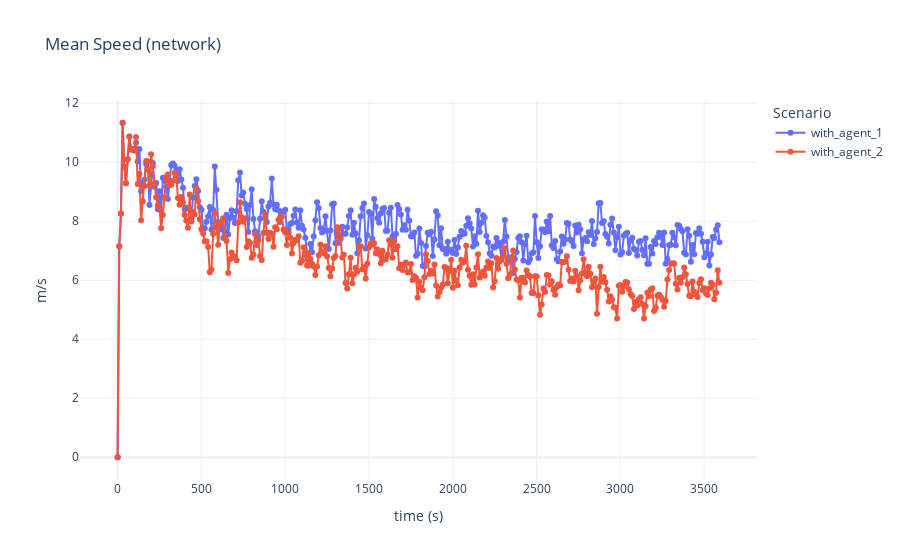
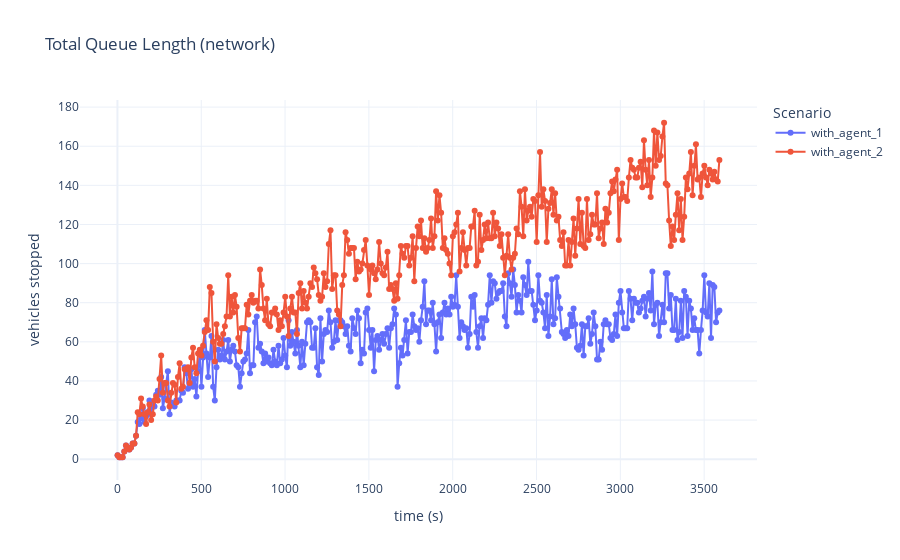
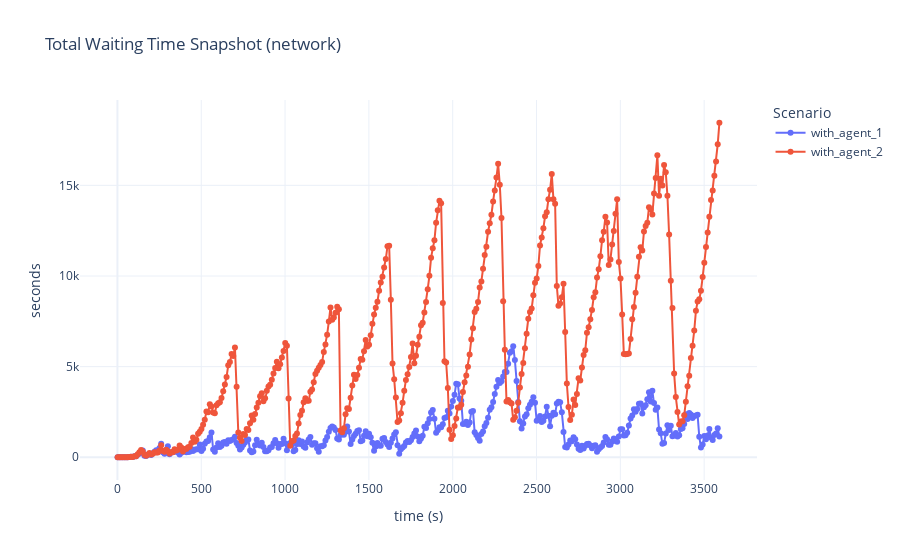
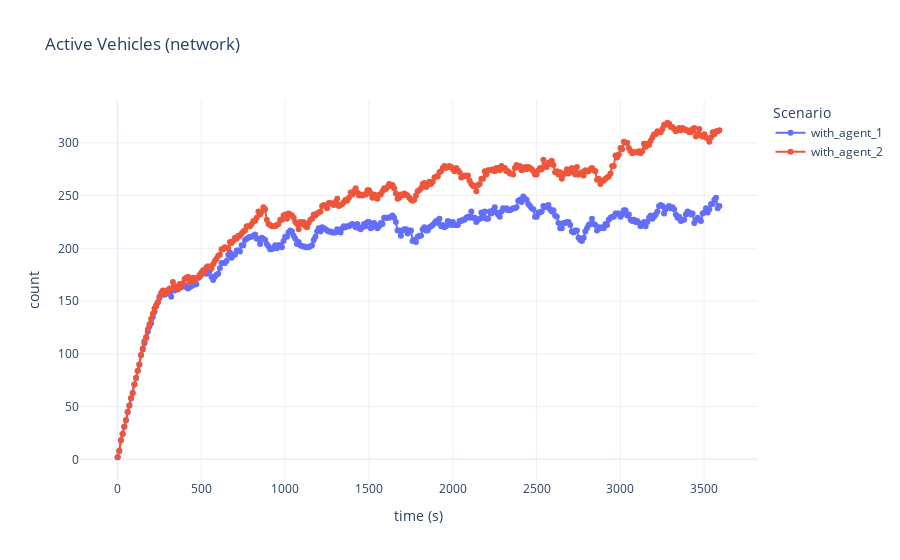

These figures' notebook cell, in order:
### Markdown cell above
# Визуализации (сетевые метрики)

### Code cell
plot_network_metric(net_c, "mean_speed_network", "Mean Speed (network)", "m/s")
plot_network_metric(net_c, "total_queue_len", "Total Queue Length (network)", "vehicles stopped")
plot_network_metric(net_c, "total_waiting_time_snapshot", "Total Waiting Time Snapshot (network)", "seconds")
plot_network_metric(net_c, "active_vehicles", "Active Vehicles (network)", "count")

### Figure 1 — Plotly figure (JSON) as saved in the notebook; plotly's stock layout.template omitted (floating-point values rounded to 4 significant figures; data arrays with more than 128 entries replaced by an {"elided": "..."} marker saying what was removed)
{"data": [{"hovertemplate": "scenario=with_agent_1<br>time_rounded=%{x}<br>mean_speed_network=%{y}<extra></extra>", "legendgroup": "with_agent_1", "line": {"color": "#636efa", "dash": "solid"}, "marker": {"symbol": "circle"}, "mode": "lines+markers", "name": "with_agent_1", "orientation": "v", "showlegend": true, "type": "scatter", "x": {"elided": "360 int values"}, "xaxis": "x", "y": {"elided": "360 float values"}, "yaxis": "y"}, {"hovertemplate": "scenario=with_agent_2<br>time_rounded=%{x}<br>mean_speed_network=%{y}<extra></extra>", "legendgroup": "with_agent_2", "line": {"color": "#EF553B", "dash": "solid"}, "marker": {"symbol": "circle"}, "mode": "lines+markers", "name": "with_agent_2", "orientation": "v", "showlegend": true, "type": "scatter", "x": {"elided": "360 int values"}, "xaxis": "x", "y": {"elided": "360 float values"}, "yaxis": "y"}], "layout": {"legend": {"title": {"text": "Scenario"}, "tracegroupgap": 0}, "title": {"text": "Mean Speed (network)"}, "xaxis": {"anchor": "y", "domain": [0, 1], "title": {"text": "time (s)"}}, "yaxis": {"anchor": "x", "domain": [0, 1], "title": {"text": "m/s"}}}}

### Figure 2 — Plotly figure (JSON) as saved in the notebook; plotly's stock layout.template omitted (floating-point values rounded to 4 significant figures; data arrays with more than 128 entries replaced by an {"elided": "..."} marker saying what was removed)
{"data": [{"hovertemplate": "scenario=with_agent_1<br>time_rounded=%{x}<br>total_queue_len=%{y}<extra></extra>", "legendgroup": "with_agent_1", "line": {"color": "#636efa", "dash": "solid"}, "marker": {"symbol": "circle"}, "mode": "lines+markers", "name": "with_agent_1", "orientation": "v", "showlegend": true, "type": "scatter", "x": {"elided": "360 int values"}, "xaxis": "x", "y": {"elided": "360 int values"}, "yaxis": "y"}, {"hovertemplate": "scenario=with_agent_2<br>time_rounded=%{x}<br>total_queue_len=%{y}<extra></extra>", "legendgroup": "with_agent_2", "line": {"color": "#EF553B", "dash": "solid"}, "marker": {"symbol": "circle"}, "mode": "lines+markers", "name": "with_agent_2", "orientation": "v", "showlegend": true, "type": "scatter", "x": {"elided": "360 int values"}, "xaxis": "x", "y": {"elided": "360 int values"}, "yaxis": "y"}], "layout": {"legend": {"title": {"text": "Scenario"}, "tracegroupgap": 0}, "title": {"text": "Total Queue Length (network)"}, "xaxis": {"anchor": "y", "domain": [0, 1], "title": {"text": "time (s)"}}, "yaxis": {"anchor": "x", "domain": [0, 1], "title": {"text": "vehicles stopped"}}}}

### Figure 3 — Plotly figure (JSON) as saved in the notebook; plotly's stock layout.template omitted (floating-point values rounded to 4 significant figures; data arrays with more than 128 entries replaced by an {"elided": "..."} marker saying what was removed)
{"data": [{"hovertemplate": "scenario=with_agent_1<br>time_rounded=%{x}<br>total_waiting_time_snapshot=%{y}<extra></extra>", "legendgroup": "with_agent_1", "line": {"color": "#636efa", "dash": "solid"}, "marker": {"symbol": "circle"}, "mode": "lines+markers", "name": "with_agent_1", "orientation": "v", "showlegend": true, "type": "scatter", "x": {"elided": "360 int values"}, "xaxis": "x", "y": {"elided": "360 float values"}, "yaxis": "y"}, {"hovertemplate": "scenario=with_agent_2<br>time_rounded=%{x}<br>total_waiting_time_snapshot=%{y}<extra></extra>", "legendgroup": "with_agent_2", "line": {"color": "#EF553B", "dash": "solid"}, "marker": {"symbol": "circle"}, "mode": "lines+markers", "name": "with_agent_2", "orientation": "v", "showlegend": true, "type": "scatter", "x": {"elided": "360 int values"}, "xaxis": "x", "y": {"elided": "360 float values"}, "yaxis": "y"}], "layout": {"legend": {"title": {"text": "Scenario"}, "tracegroupgap": 0}, "title": {"text": "Total Waiting Time Snapshot (network)"}, "xaxis": {"anchor": "y", "domain": [0, 1], "title": {"text": "time (s)"}}, "yaxis": {"anchor": "x", "domain": [0, 1], "title": {"text": "seconds"}}}}

### Figure 4 — Plotly figure (JSON) as saved in the notebook; plotly's stock layout.template omitted (floating-point values rounded to 4 significant figures; data arrays with more than 128 entries replaced by an {"elided": "..."} marker saying what was removed)
{"data": [{"hovertemplate": "scenario=with_agent_1<br>time_rounded=%{x}<br>active_vehicles=%{y}<extra></extra>", "legendgroup": "with_agent_1", "line": {"color": "#636efa", "dash": "solid"}, "marker": {"symbol": "circle"}, "mode": "lines+markers", "name": "with_agent_1", "orientation": "v", "showlegend": true, "type": "scatter", "x": {"elided": "360 int values"}, "xaxis": "x", "y": {"elided": "360 int values"}, "yaxis": "y"}, {"hovertemplate": "scenario=with_agent_2<br>time_rounded=%{x}<br>active_vehicles=%{y}<extra></extra>", "legendgroup": "with_agent_2", "line": {"color": "#EF553B", "dash": "solid"}, "marker": {"symbol": "circle"}, "mode": "lines+markers", "name": "with_agent_2", "orientation": "v", "showlegend": true, "type": "scatter", "x": {"elided": "360 int values"}, "xaxis": "x", "y": {"elided": "360 int values"}, "yaxis": "y"}], "layout": {"legend": {"title": {"text": "Scenario"}, "tracegroupgap": 0}, "title": {"text": "Active Vehicles (network)"}, "xaxis": {"anchor": "y", "domain": [0, 1], "title": {"text": "time (s)"}}, "yaxis": {"anchor": "x", "domain": [0, 1], "title": {"text": "count"}}}}
